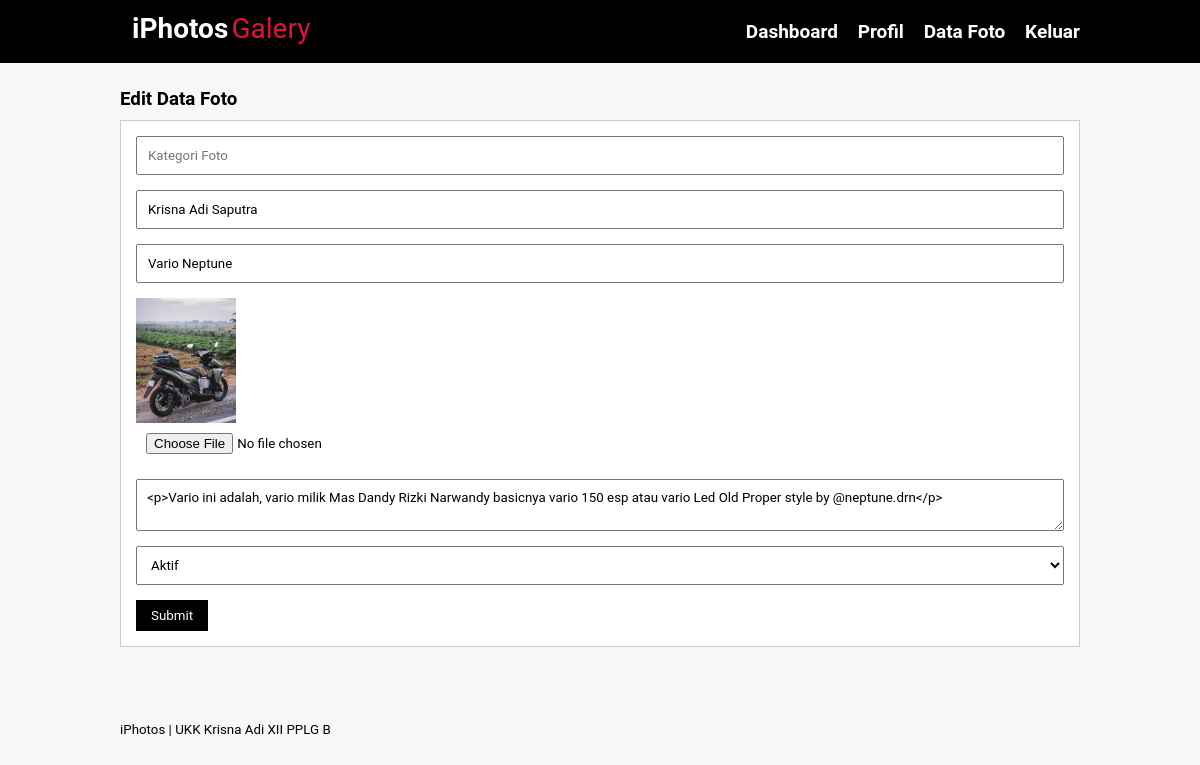
Screenshot of /edit-image.php?id=43 (signed in) with the database file from the repository.
### tables this page shows
CREATE TABLE `tb_image` (
  `image_id` int(11) NOT NULL,
  `category_id` int(11) NOT NULL,
  `category_name` varchar(100) NOT NULL,
  `admin_id` int(11) NOT NULL,
  `admin_name` varchar(100) NOT NULL,
  `image_name` varchar(100) NOT NULL,
  `image_description` text NOT NULL,
  `image` varchar(100) NOT NULL,
  `image_status` tinyint(1) NOT NULL,
  `date_created` timestamp NOT NULL DEFAULT current_timestamp() ON UPDATE current_timestamp()
);

### edit-image.php (the view, shortened to what this page needs)
<?php
	include 'db.php';
	$produk = mysqli_query($conn, "SELECT * FROM  tb_image WHERE image_id = '".$_GET['id']."'");
	$p = mysqli_fetch_object($produk);
?>
<!DOCTYPE html PUBLIC "-//W3C//DTD XHTML 1.0 Transitional//EN" "http://www.w3.org/TR/xhtml1/DTD/xhtml1-transitional.dtd">
<html xmlns="http://www.w3.org/1999/xhtml">
<head>
<link rel="stylesheet" type="text/css" href="css/style1.css">
</head>
<body>
     <header>
        <div class="container">
        <ul>
           <li><a href="dashboard.php">Dashboard</a></li>
           <li><a href="profil.php">Profil</a></li>
           <li><a href="data-image.php">Data Foto</a></li>
           <li><a href="Keluar.php">Keluar</a></li>
        </ul>
		<div class="brand">
        <div class="firstname">iPhotos</div>
        <div class="lastname">Galery</div>
        </div>
        </div>
    </header>
    <div class="section">
        <div class="container">
            <h3>Edit Data Foto</h3>
            <div class="box">
    <form action="" method="POST" enctype="multipart/form-data">
            <input type="text" name="kategori" class="input-control" placeholder="Kategori Foto" value="<?php echo $p->category_name ?>" readonly="readonly">
            <input type="text" name="namauser" class="input-control" placeholder="Nama User" value="<?php echo $p->admin_name ?>" readonly="readonly">
            <input type="text" name="nama" class="input-control" placeholder="Nama Foto" value="<?php echo $p->image_name ?>" required>
                   <img src="foto/<?php echo $p->image ?>" width="100px" />
                   <input type="file" name="gambar" class="input-control">
                   <textarea class="input-control" name="deskripsi" placeholder="Deskripsi"><?php echo $p->image_description ?></textarea><br />
                   <select class="input-control" name="status">
                       <option value="1" <?php echo ($p->image_status == 1)? 'selected':''; ?>>Aktif</option>
                   </select>
                   <input type="submit" name="submit" value="Submit" class="btn">
               </form>
        </div>
        </div>
    </div>
     <footer>
        <div class="container">
            <small>iPhotos | UKK Krisna Adi XII PPLG B</small>
        </div>
    </footer>
</body>
</html>

### css/style1.css (style rules this page uses)
* { padding:0; margin:0; font-family: roboto, sans-serif; }
body { background-color:#f8f8f8; }
a { color: inherit; text-decoration:none; }
.input-control { width:100%; padding:10px; margin-bottom:15px; box-sizing:border-box; }
.btn { padding:8px 15px; background-color: #000000; color: #fff; border:none; cursor: pointer; }
header { background-color: #000000; color: #fff; justify-content: center; align-items: center; }
header ul { float:right; font-weight: 600; font-size: 19px; }
header ul li { display:inline-block; }
header ul li a { padding:20px 0 20px 15px; display: inline-block; }
footer { padding:25px 0; }
.container { width: 80%; margin: 0 auto; justify-content: space-between; }
.brand { display: flex; font-size: 28px; padding: 12px; gap: 0.2rem; }
.firstname { display: flex; font-weight: bold; }
.lastname { display: flex; color: crimson; }
.container:after { content:''; display: block; clear:both; }
.section { padding:25px 0; }
.box { background-color: #fff; border:1px solid #ccc; padding:15px; box-sizing: border-box; margin:10px 0 25px 0; }
.box:after { content: ''; display: block; clear: both; }

### rows the page displays
tb_image: namauser "Krisna Adi Saputra", nama "Vario Neptune", image (picture), deskripsi "<p>Vario ini adalah, vario milik Mas Dandy Rizki Narwandy basicnya vario 150 esp atau vario Led Old Proper style by @neptune.drn</p>", status "Aktif"
